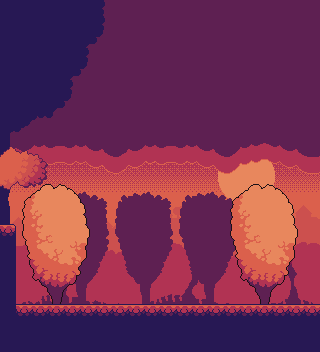

A level layout from a 2D game, rendered from its tile map. Below: a short description, then the map file with tile-grid data replaced by summaries:
An orthogonal 20x22 tile map with 16x16 px tiles, 11 tile layers (sky, town, forest, rays, ...), 11 tilesets and 6 objects (2x player-spawn, 2x bush, house, balloons).

<map version="1.5" tiledversion="1.7.2" orientation="orthogonal" renderorder="right-down" width="20" height="22" tilewidth="16" tileheight="16" infinite="0" nextlayerid="18" nextobjectid="23">
 <tileset firstgid="1" name="Control" tilewidth="16" tileheight="16" tilecount="4" columns="4">
  <image source="../sprites/tileset/control.png" width="64" height="16" />
 </tileset>
 <tileset firstgid="5" name="Level" tilewidth="16" tileheight="16" tilecount="660" columns="60">
  <image source="../sprites/tileset/tileset.png" width="960" height="176" />
  <tile id="0">
   <properties>
    <property name="collision" type="bool" value="false" />
   </properties>
  </tile>
  <tile id="1">
   <properties>
    <property name="collision" type="bool" value="false" />
   </properties>
  </tile>
  <tile id="2">
   <properties>
    <property name="collision" type="bool" value="false" />
   </properties>
  </tile>
  <tile id="3">
   <properties>
    <property name="collision" type="bool" value="false" />
   </properties>
  </tile>
  <tile id="4">
   <properties>
    <property name="collision" type="bool" value="false" />
   </properties>
  </tile>
  <tile id="5">
   <properties>
    <property name="collision" type="bool" value="false" />
   </properties>
  </tile>
  <tile id="6">
   <properties>
    <property name="collision" type="bool" value="false" />
   </properties>
  </tile>
  <tile id="7">
   <properties>
    <property name="collision" type="bool" value="false" />
   </properties>
  </tile>
  <tile id="60">
   <properties>
    <property name="collision" type="bool" value="false" />
   </properties>
  </tile>
  <tile id="61">
   <properties>
    <property name="collision" type="bool" value="false" />
   </properties>
  </tile>
  <tile id="62">
   <properties>
    <property name="collision" type="bool" value="false" />
   </properties>
  </tile>
  <tile id="63">
   <properties>
    <property name="collision" type="bool" value="false" />
   </properties>
  </tile>
  <tile id="64">
   <properties>
    <property name="collision" type="bool" value="false" />
   </properties>
  </tile>
  <tile id="65">
   <properties>
    <property name="collision" type="bool" value="false" />
   </properties>
  </tile>
  <tile id="66">
   <properties>
    <property name="collision" type="bool" value="false" />
   </properties>
  </tile>
  <tile id="67">
   <properties>
    <property name="collision" type="bool" value="false" />
   </properties>
  </tile>
  <tile id="120">
   <properties>
    <property name="collision" type="bool" value="true" />
   </properties>
  </tile>
  <tile id="121">
   <properties>
    <property name="collision" type="bool" value="true" />
   </properties>
  </tile>
  <tile id="122">
   <properties>
    <property name="collision" type="bool" value="true" />
   </properties>
  </tile>
  <tile id="123">
   <properties>
    <property name="collision" type="bool" value="true" />
   </properties>
  </tile>
  <tile id="124">
   <properties>
    <property name="collision" type="bool" value="false" />
   </properties>
  </tile>
  <tile id="125">
   <properties>
    <property name="collision" type="bool" value="true" />
   </properties>
  </tile>
  <tile id="126">
   <properties>
    <property name="collision" type="bool" value="false" />
   </properties>
  </tile>
  <tile id="127">
   <properties>
    <property name="collision" type="bool" value="false" />
   </properties>
  </tile>
  <tile id="180">
   <properties>
    <property name="collision" type="bool" value="true" />
   </properties>
  </tile>
  <tile id="181">
   <properties>
    <property name="collision" type="bool" value="true" />
   </properties>
  </tile>
  <tile id="182">
   <properties>
    <property name="collision" type="bool" value="true" />
   </properties>
  </tile>
  <tile id="183">
   <properties>
    <property name="collision" type="bool" value="false" />
   </properties>
  </tile>
  <tile id="184">
   <properties>
    <property name="collision" type="bool" value="false" />
   </properties>
  </tile>
  <tile id="185">
   <properties>
    <property name="collision" type="bool" value="false" />
   </properties>
  </tile>
  <tile id="186">
   <properties>
    <property name="collision" type="bool" value="false" />
   </properties>
  </tile>
  <tile id="187">
   <properties>
    <property name="collision" type="bool" value="false" />
   </properties>
  </tile>
  <tile id="240">
   <properties>
    <property name="collision" type="bool" value="true" />
   </properties>
  </tile>
  <tile id="241">
   <properties>
    <property name="collision" type="bool" value="true" />
   </properties>
  </tile>
  <tile id="242">
   <properties>
    <property name="collision" type="bool" value="true" />
   </properties>
  </tile>
  <tile id="243">
   <properties>
    <property name="collision" type="bool" value="false" />
   </properties>
  </tile>
  <tile id="244">
   <properties>
    <property name="collision" type="bool" value="false" />
   </properties>
  </tile>
  <tile id="245">
   <properties>
    <property name="collision" type="bool" value="false" />
   </properties>
  </tile>
  <tile id="246">
   <properties>
    <property name="collision" type="bool" value="false" />
   </properties>
  </tile>
  <tile id="247">
   <properties>
    <property name="collision" type="bool" value="false" />
   </properties>
  </tile>
  <tile id="300">
   <properties>
    <property name="collision" type="bool" value="false" />
   </properties>
  </tile>
  <tile id="301">
   <properties>
    <property name="collision" type="bool" value="false" />
   </properties>
  </tile>
  <tile id="302">
   <properties>
    <property name="collision" type="bool" value="false" />
   </properties>
  </tile>
  <tile id="303">
   <properties>
    <property name="collision" type="bool" value="false" />
   </properties>
  </tile>
  <tile id="304">
   <properties>
    <property name="collision" type="bool" value="false" />
   </properties>
  </tile>
  <tile id="305">
   <properties>
    <property name="collision" type="bool" value="false" />
   </properties>
  </tile>
  <tile id="306">
   <properties>
    <property name="collision" type="bool" value="false" />
   </properties>
  </tile>
  <tile id="307">
   <properties>
    <property name="collision" type="bool" value="false" />
   </properties>
  </tile>
  <tile id="360">
   <properties>
    <property name="collision" type="bool" value="false" />
   </properties>
  </tile>
  <tile id="361">
   <properties>
    <property name="collision" type="bool" value="false" />
   </properties>
  </tile>
  <tile id="362">
   <properties>
    <property name="collision" type="bool" value="false" />
   </properties>
  </tile>
  <tile id="363">
   <properties>
    <property name="collision" type="bool" value="false" />
   </properties>
  </tile>
  <tile id="364">
   <properties>
    <property name="collision" type="bool" value="false" />
   </properties>
  </tile>
  <tile id="365">
   <properties>
    <property name="collision" type="bool" value="false" />
   </properties>
  </tile>
  <tile id="366">
   <properties>
    <property name="collision" type="bool" value="false" />
   </properties>
  </tile>
  <tile id="367">
   <properties>
    <property name="collision" type="bool" value="false" />
   </properties>
  </tile>
  <tile id="420">
   <properties>
    <property name="collision" type="bool" value="false" />
   </properties>
  </tile>
  <tile id="421">
   <properties>
    <property name="collision" type="bool" value="false" />
   </properties>
  </tile>
  <tile id="422">
   <properties>
    <property name="collision" type="bool" value="false" />
   </properties>
  </tile>
  <tile id="423">
   <properties>
    <property name="collision" type="bool" value="false" />
   </properties>
  </tile>
  <tile id="424">
   <properties>
    <property name="collision" type="bool" value="false" />
   </properties>
  </tile>
  <tile id="425">
   <properties>
    <property name="collision" type="bool" value="false" />
   </properties>
  </tile>
  <tile id="426">
   <properties>
    <property name="collision" type="bool" value="false" />
   </properties>
  </tile>
  <tile id="427">
   <properties>
    <property name="collision" type="bool" value="false" />
   </properties>
  </tile>
  <tile id="480">
   <properties>
    <property name="collision" type="bool" value="false" />
   </properties>
  </tile>
  <tile id="481">
   <properties>
    <property name="collision" type="bool" value="false" />
   </properties>
  </tile>
  <tile id="482">
   <properties>
    <property name="collision" type="bool" value="false" />
   </properties>
  </tile>
  <tile id="483">
   <properties>
    <property name="collision" type="bool" value="false" />
   </properties>
  </tile>
  <tile id="484">
   <properties>
    <property name="collision" type="bool" value="false" />
   </properties>
  </tile>
  <tile id="485">
   <properties>
    <property name="collision" type="bool" value="false" />
   </properties>
  </tile>
  <tile id="486">
   <properties>
    <property name="collision" type="bool" value="false" />
   </properties>
  </tile>
  <tile id="487">
   <properties>
    <property name="collision" type="bool" value="false" />
   </properties>
  </tile>
  <tile id="540">
   <properties>
    <property name="collision" type="bool" value="false" />
   </properties>
  </tile>
  <tile id="541">
   <properties>
    <property name="collision" type="bool" value="false" />
   </properties>
  </tile>
  <tile id="542">
   <properties>
    <property name="collision" type="bool" value="false" />
   </properties>
  </tile>
  <tile id="543">
   <properties>
    <property name="collision" type="bool" value="false" />
   </properties>
  </tile>
  <tile id="544">
   <properties>
    <property name="collision" type="bool" value="false" />
   </properties>
  </tile>
  <tile id="545">
   <properties>
    <property name="collision" type="bool" value="false" />
   </properties>
  </tile>
  <tile id="546">
   <properties>
    <property name="collision" type="bool" value="false" />
   </properties>
  </tile>
  <tile id="547">
   <properties>
    <property name="collision" type="bool" value="false" />
   </properties>
  </tile>
  <tile id="600">
   <properties>
    <property name="collision" type="bool" value="false" />
   </properties>
  </tile>
  <tile id="601">
   <properties>
    <property name="collision" type="bool" value="false" />
   </properties>
  </tile>
  <tile id="602">
   <properties>
    <property name="collision" type="bool" value="false" />
   </properties>
  </tile>
  <tile id="603">
   <properties>
    <property name="collision" type="bool" value="false" />
   </properties>
  </tile>
  <tile id="604">
   <properties>
    <property name="collision" type="bool" value="false" />
   </properties>
  </tile>
  <tile id="605">
   <properties>
    <property name="collision" type="bool" value="false" />
   </properties>
  </tile>
  <tile id="606">
   <properties>
    <property name="collision" type="bool" value="false" />
   </properties>
  </tile>
  <tile id="607">
   <properties>
    <property name="collision" type="bool" value="false" />
   </properties>
  </tile>
 </tileset>
 <tileset firstgid="665" name="treeline_3" tilewidth="16" tileheight="16" tilecount="200" columns="20">
  <image source="../sprites/parallax/trees_background.png" width="320" height="175" />
 </tileset>
 <tileset firstgid="865" name="treeline_2" tilewidth="16" tileheight="16" tilecount="200" columns="20">
  <image source="../sprites/parallax/trees_midground.png" width="320" height="160" />
 </tileset>
 <tileset firstgid="1065" name="treeline_1" tilewidth="16" tileheight="16" tilecount="200" columns="20">
  <image source="../sprites/parallax/trees_foreground.png" width="320" height="160" />
 </tileset>
 <tileset firstgid="1265" name="clouds_1" tilewidth="16" tileheight="16" tilecount="40" columns="20">
  <image source="../sprites/parallax/clouds_1.png" width="320" height="32" />
 </tileset>
 <tileset firstgid="1305" name="clouds_2" tilewidth="16" tileheight="16" tilecount="60" columns="20">
  <image source="../sprites/parallax/clouds_2.png" width="320" height="48" />
 </tileset>
 <tileset firstgid="1365" name="sun" tilewidth="16" tileheight="16" tilecount="16" columns="4">
  <image source="../sprites/parallax/sun.png" width="64" height="64" />
 </tileset>
 <tileset firstgid="1381" name="rays" tilewidth="16" tileheight="16" tilecount="80" columns="20">
  <image source="../sprites/parallax/sky_gradient.png" width="320" height="64" />
 </tileset>
 <tileset firstgid="1461" name="town" tilewidth="16" tileheight="16" tilecount="140" columns="20">
  <image source="../sprites/parallax/town_background.png" width="320" height="112" />
 </tileset>
 <tileset firstgid="1601" name="forest" tilewidth="16" tileheight="16" tilecount="140" columns="20">
  <image source="../sprites/parallax/forest_background.png" width="320" height="112" />
 </tileset>
 <layer id="7" name="sky" width="20" height="22">
  <data>[440 cells, 440 non-empty, 1 distinct tile ids]</data>
 </layer>
 <layer id="12" name="town" width="20" height="22">
  <data>[440 cells, 140 non-empty, 140 distinct tile ids]</data>
 </layer>
 <layer id="13" name="forest" width="20" height="22">
  <data>[440 cells, 140 non-empty, 140 distinct tile ids]</data>
 </layer>
 <layer id="11" name="rays" width="20" height="22">
  <data>[440 cells, 80 non-empty, 80 distinct tile ids]</data>
 </layer>
 <layer id="8" name="sun" width="20" height="22">
  <data>[440 cells, 24 non-empty, 24 distinct tile ids]</data>
 </layer>
 <layer id="9" name="clouds_2" width="20" height="22">
  <data>[440 cells, 60 non-empty, 60 distinct tile ids]</data>
 </layer>
 <layer id="10" name="clouds_1" width="20" height="22">
  <data>[440 cells, 200 non-empty, 40 distinct tile ids]</data>
 </layer>
 <layer id="3" name="jumps" width="20" height="22">
  <data>[440 cells, 0 non-empty, 0 distinct tile ids]</data>
 </layer>
 <layer id="15" name="background2" width="20" height="22">
  <data>[440 cells, 144 non-empty, 48 distinct tile ids]</data>
 </layer>
 <layer id="4" name="background1" width="20" height="22">
  <data>[440 cells, 9 non-empty, 9 distinct tile ids]</data>
 </layer>
 <objectgroup id="6" name="objects">
  <object id="10" type="house" x="80" y="144" width="176" height="160" />
  <object id="13" name="end" type="player-spawn" x="304" y="304">
   <properties>
    <property name="start" type="bool" value="false" />
   </properties>
   <point />
  </object>
  <object id="19" type="bush" x="32" y="272" width="32" height="32" />
  <object id="20" type="balloons" x="272" y="256" width="32" height="48" />
  <object id="21" type="bush" x="240" y="272" width="32" height="32" />
  <object id="22" name="start" type="player-spawn" x="144" y="304">
   <properties>
    <property name="start" type="bool" value="false" />
   </properties>
   <point />
  </object>
 </objectgroup>
 <layer id="1" name="level" width="20" height="22">
  <data>[440 cells, 145 non-empty, 43 distinct tile ids]</data>
 </layer>
</map>
